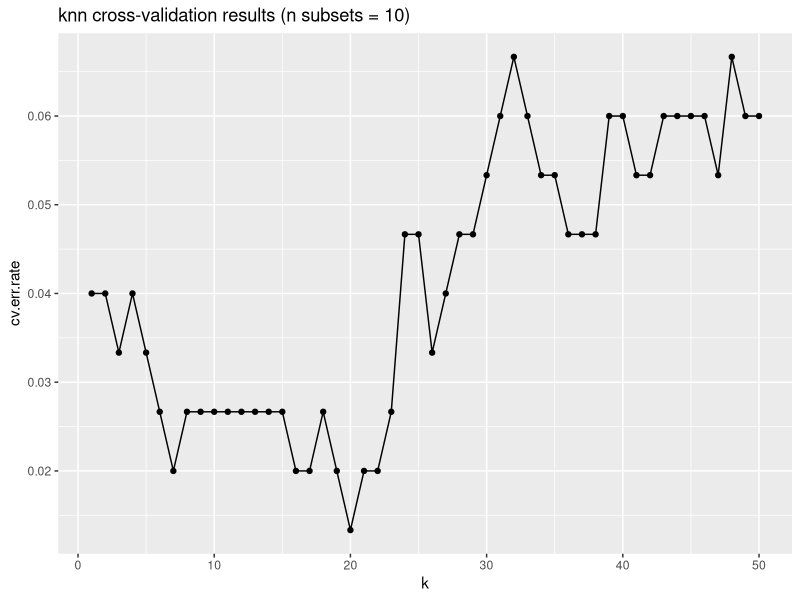
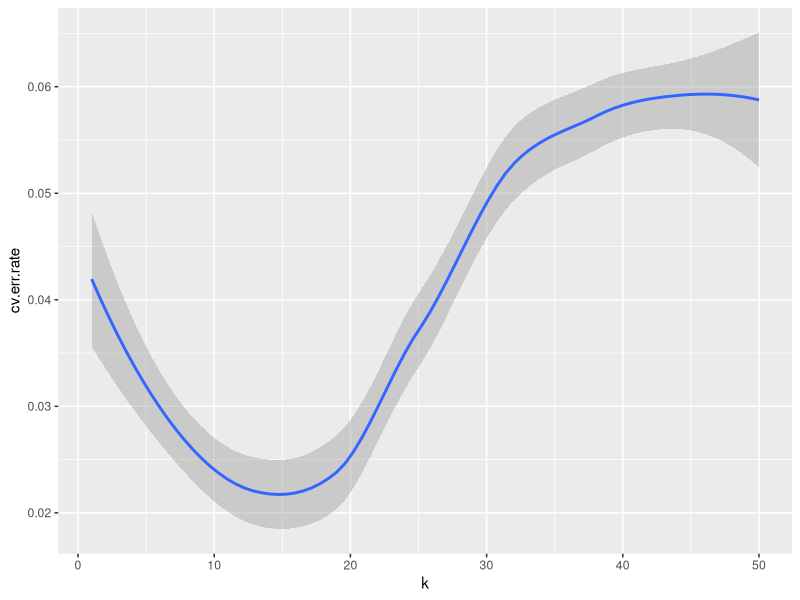

Recreate these plots in R, in order.
library(class)
library(ggplot2)
data <- iris
labels <- data$Species
data$Species <- NULL
set.seed(1)

N <- nrow(data)

n <- 10 #n of cv folds (must be a divider of N)
max.k <- 50 #max number of nearest neighbors

#Function to run one iteration of knn for k in [1:max.k]
do.knn.subset <- function(max.k, train.data, test.data, train.labels, test.labels){
  #data frame that will contain the result
  err.rates <- data.frame()
  
  #for loop on k
  for(k in 1:max.k){
    knn.fit <- knn(train = train.data,
                   test = test.data,
                   cl = train.labels,
                   k = k
    )
    
    # calculate error
    this.err <- sum(test.labels != knn.fit)/length(test.labels)
    
    # append error to results column
    err.rates <- rbind(err.rates, this.err)
  }
  
  #return the column of results
  return(err.rates)
}


# function to do the cross validation on n subsets for a given range of k
do.cv <- function(n, max.k, data, labels){
  #helper factor that we will use to split the data into n subsets
  indexc <- as.factor(c(rep(1:n, N/n)))
  data <- cbind(data, indexc)
  labels <- cbind(labels, indexc)
  
  #results data.frame
  cv.result <- data.frame(1:max.k)
  colnames(cv.result) <- "knn"

  # for loop on cv subsets
  for(i in 1:n){
    
    #assign the training and test subsets
  	train.data <- subset(data, indexc != i)[,1:4]
  	test.data <- subset(data, indexc == i)[,1:4]
  	train.labels <- subset(labels, indexc != i)[,1]
  	test.labels <- subset(labels, indexc == i)[,1]
    
    #run cv using function above
    err.rates.temp <- do.knn.subset(max.k, train.data, test.data, train.labels, test.labels)
    
    #append results of specific cv as a column
    cv.result <- cbind(cv.result, err.rates.temp)
  }
  return(cv.result)
}


#cv.err.rates is a table of max.k rows and n columns
cv.err.rates <- do.cv(n, max.k, data, labels)

#calculate mean of cv folds for each k
results <- data.frame(1:max.k, apply(cv.err.rates[,2:length(cv.err.rates)], 1, mean))

#adjust names
names(results) <- c("k", "cv.err.rate")

#plot the rsults
title <- paste('knn cross-validation results (n subsets = ', n, ')', sep='')
results.plot <- ggplot(results, aes(x=k, y=cv.err.rate)) + geom_point() + geom_line()
results.plot <- results.plot + ggtitle(title)
print(results.plot)

results.plot <- ggplot(results, aes(x=k, y=cv.err.rate)) + geom_smooth()

print(results.plot)
  
  
